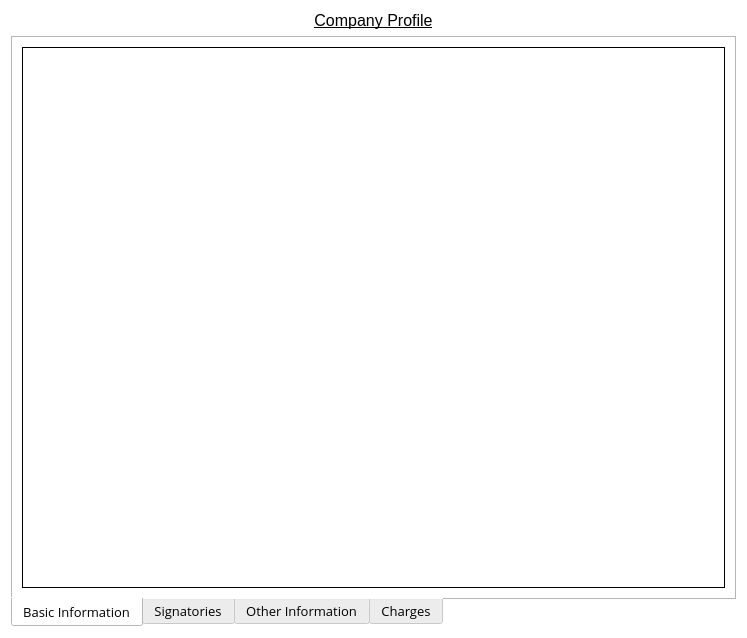
<?xml version="1.0" encoding="UTF-8"?>
<ui version="4.0">
 <class>Form</class>
 <widget class="QWidget" name="Form">
  <property name="geometry">
   <rect>
    <x>0</x>
    <y>0</y>
    <width>747</width>
    <height>638</height>
   </rect>
  </property>
  <property name="windowTitle">
   <string>Company Profile</string>
  </property>
  <property name="windowIcon">
   <iconset>
    <normaloff>../Icon/logo.png</normaloff>../Icon/logo.png</iconset>
  </property>
  <property name="styleSheet">
   <string notr="true">background-color: rgb(255, 255, 255);</string>
  </property>
  <layout class="QGridLayout" name="gridLayout_2">
   <item row="0" column="0">
    <widget class="QLabel" name="label">
     <property name="text">
      <string>&lt;html&gt;&lt;head/&gt;&lt;body&gt;&lt;p&gt;&lt;span style=&quot; font-size:12pt; text-decoration: underline;&quot;&gt;Company Profile&lt;/span&gt;&lt;/p&gt;&lt;/body&gt;&lt;/html&gt;</string>
     </property>
     <property name="alignment">
      <set>Qt::AlignCenter</set>
     </property>
    </widget>
   </item>
   <item row="1" column="0">
    <widget class="QTabWidget" name="tabWidget">
     <property name="font">
      <font>
       <family>Open Sans</family>
       <pointsize>10</pointsize>
       <stylestrategy>PreferAntialias</stylestrategy>
      </font>
     </property>
     <property name="styleSheet">
      <string notr="true"/>
     </property>
     <property name="tabPosition">
      <enum>QTabWidget::South</enum>
     </property>
     <property name="tabShape">
      <enum>QTabWidget::Rounded</enum>
     </property>
     <property name="currentIndex">
      <number>0</number>
     </property>
     <property name="elideMode">
      <enum>Qt::ElideNone</enum>
     </property>
     <property name="usesScrollButtons">
      <bool>false</bool>
     </property>
     <property name="documentMode">
      <bool>false</bool>
     </property>
     <property name="tabBarAutoHide">
      <bool>false</bool>
     </property>
     <widget class="QWidget" name="Basicinformation">
      <attribute name="title">
       <string>Basic Information</string>
      </attribute>
      <layout class="QGridLayout" name="gridLayout_3">
       <item row="0" column="0">
        <widget class="QTableView" name="BasicInformation">
         <property name="frameShape">
          <enum>QFrame::Box</enum>
         </property>
         <property name="frameShadow">
          <enum>QFrame::Plain</enum>
         </property>
        </widget>
       </item>
      </layout>
     </widget>
     <widget class="QWidget" name="Signatories">
      <attribute name="title">
       <string>Signatories</string>
      </attribute>
      <layout class="QGridLayout" name="gridLayout">
       <item row="0" column="0">
        <widget class="QTableView" name="Signatories_2">
         <property name="frameShape">
          <enum>QFrame::Box</enum>
         </property>
         <property name="frameShadow">
          <enum>QFrame::Plain</enum>
         </property>
        </widget>
       </item>
      </layout>
     </widget>
     <widget class="QWidget" name="OtherInformation">
      <attribute name="title">
       <string>Other Information</string>
      </attribute>
      <layout class="QGridLayout" name="gridLayout_4">
       <item row="0" column="0">
        <widget class="QTableView" name="OtherInformation_2">
         <property name="frameShape">
          <enum>QFrame::Box</enum>
         </property>
         <property name="frameShadow">
          <enum>QFrame::Plain</enum>
         </property>
        </widget>
       </item>
      </layout>
     </widget>
     <widget class="QWidget" name="Charges">
      <attribute name="title">
       <string>Charges</string>
      </attribute>
      <layout class="QGridLayout" name="gridLayout_5">
       <item row="0" column="0">
        <widget class="QTableView" name="Charges_2">
         <property name="frameShape">
          <enum>QFrame::Box</enum>
         </property>
         <property name="frameShadow">
          <enum>QFrame::Plain</enum>
         </property>
        </widget>
       </item>
      </layout>
     </widget>
    </widget>
   </item>
  </layout>
 </widget>
 <resources/>
 <connections/>
</ui>
